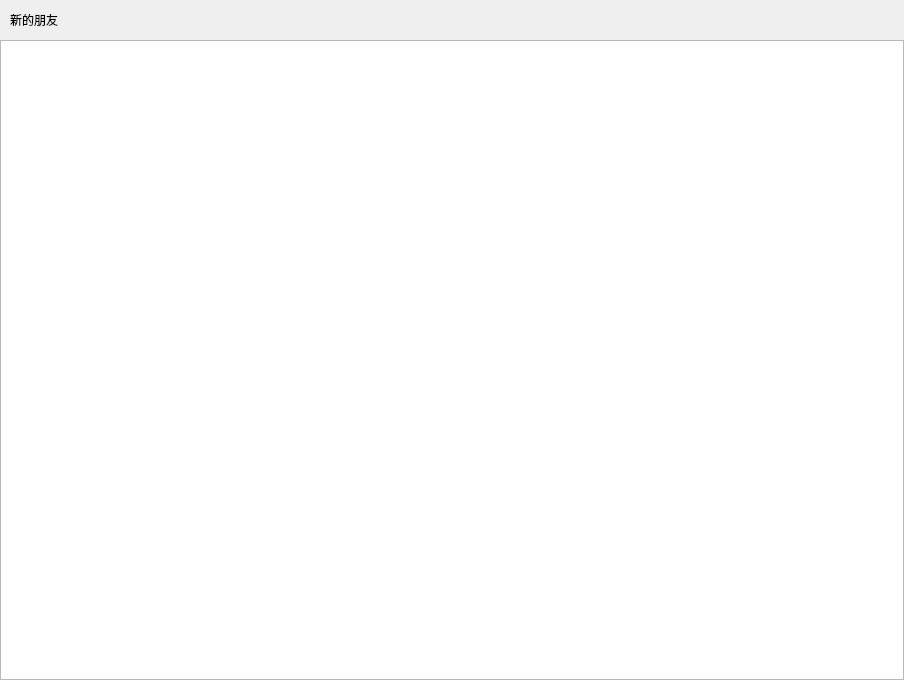
<?xml version="1.0" encoding="UTF-8"?>
<ui version="4.0">
 <class>ApplyFriendPage</class>
 <widget class="QWidget" name="ApplyFriendPage">
  <property name="geometry">
   <rect>
    <x>0</x>
    <y>0</y>
    <width>904</width>
    <height>680</height>
   </rect>
  </property>
  <property name="windowTitle">
   <string>Form</string>
  </property>
  <layout class="QVBoxLayout" name="verticalLayout">
   <property name="spacing">
    <number>0</number>
   </property>
   <property name="leftMargin">
    <number>0</number>
   </property>
   <property name="topMargin">
    <number>0</number>
   </property>
   <property name="rightMargin">
    <number>0</number>
   </property>
   <property name="bottomMargin">
    <number>0</number>
   </property>
   <item>
    <widget class="QWidget" name="friend_apply_wid" native="true">
     <property name="minimumSize">
      <size>
       <width>0</width>
       <height>0</height>
      </size>
     </property>
     <property name="maximumSize">
      <size>
       <width>16777215</width>
       <height>16777215</height>
      </size>
     </property>
     <layout class="QHBoxLayout" name="horizontalLayout">
      <property name="spacing">
       <number>0</number>
      </property>
      <property name="leftMargin">
       <number>0</number>
      </property>
      <property name="topMargin">
       <number>0</number>
      </property>
      <property name="rightMargin">
       <number>0</number>
      </property>
      <property name="bottomMargin">
       <number>0</number>
      </property>
      <item>
       <spacer name="horizontalSpacer_2">
        <property name="orientation">
         <enum>Qt::Orientation::Horizontal</enum>
        </property>
        <property name="sizeType">
         <enum>QSizePolicy::Policy::Fixed</enum>
        </property>
        <property name="sizeHint" stdset="0">
         <size>
          <width>10</width>
          <height>20</height>
         </size>
        </property>
       </spacer>
      </item>
      <item>
       <widget class="QLabel" name="friend_apply_lb">
        <property name="minimumSize">
         <size>
          <width>0</width>
          <height>40</height>
         </size>
        </property>
        <property name="maximumSize">
         <size>
          <width>16777215</width>
          <height>40</height>
         </size>
        </property>
        <property name="text">
         <string>新的朋友</string>
        </property>
       </widget>
      </item>
      <item>
       <spacer name="horizontalSpacer">
        <property name="orientation">
         <enum>Qt::Orientation::Horizontal</enum>
        </property>
        <property name="sizeHint" stdset="0">
         <size>
          <width>831</width>
          <height>20</height>
         </size>
        </property>
       </spacer>
      </item>
     </layout>
    </widget>
   </item>
   <item>
    <widget class="QWidget" name="widget_2" native="true">
     <layout class="QVBoxLayout" name="verticalLayout_2">
      <property name="spacing">
       <number>0</number>
      </property>
      <property name="leftMargin">
       <number>0</number>
      </property>
      <property name="topMargin">
       <number>0</number>
      </property>
      <property name="rightMargin">
       <number>0</number>
      </property>
      <property name="bottomMargin">
       <number>0</number>
      </property>
      <item>
       <widget class="ApplyFriendList" name="apply_friend_list"/>
      </item>
     </layout>
    </widget>
   </item>
  </layout>
 </widget>
 <customwidgets>
  <customwidget>
   <class>ApplyFriendList</class>
   <extends>QListWidget</extends>
   <header location="global">applyfriendlist.h</header>
  </customwidget>
 </customwidgets>
 <resources/>
 <connections/>
</ui>
